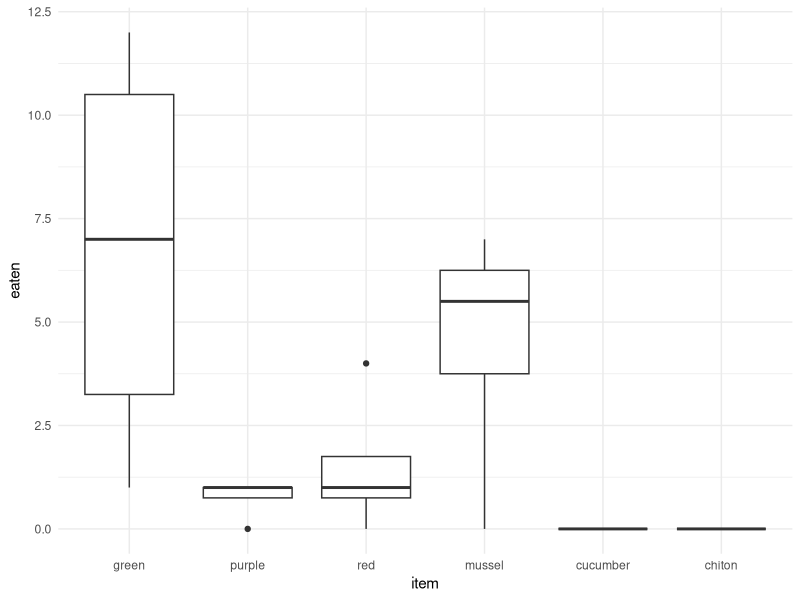
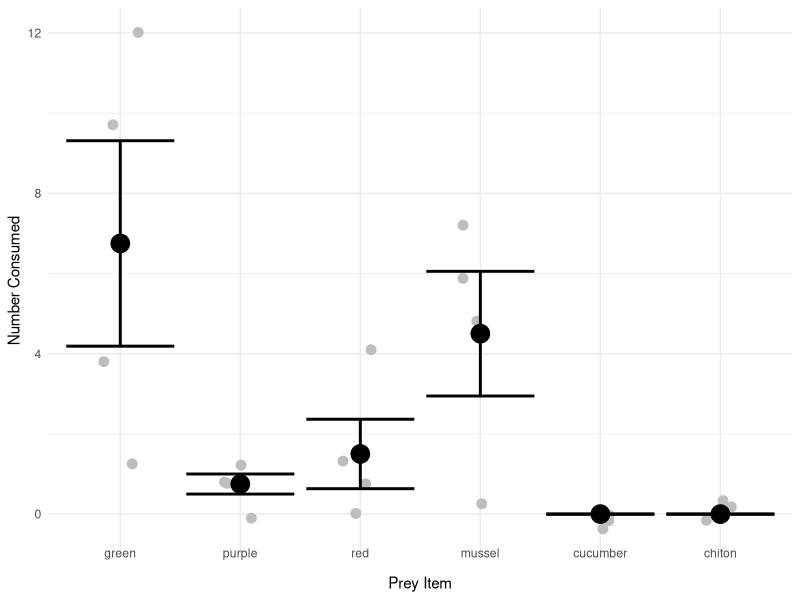
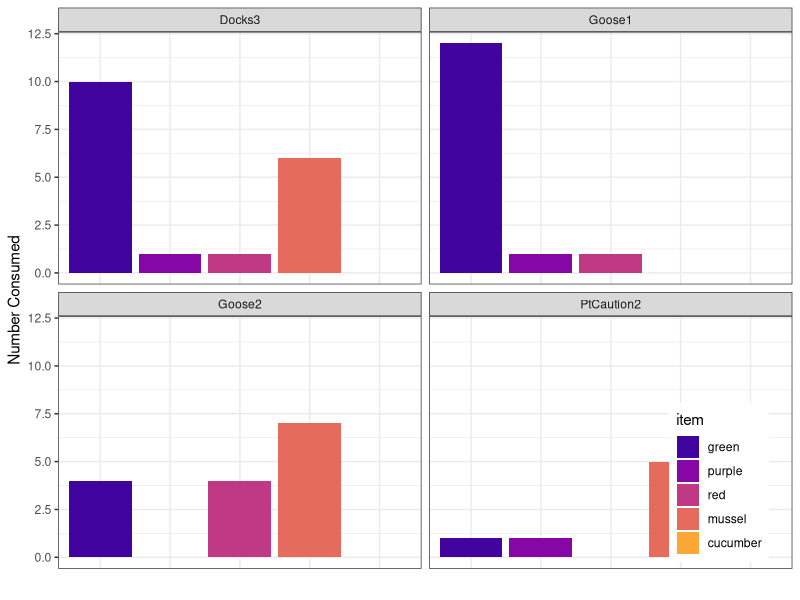
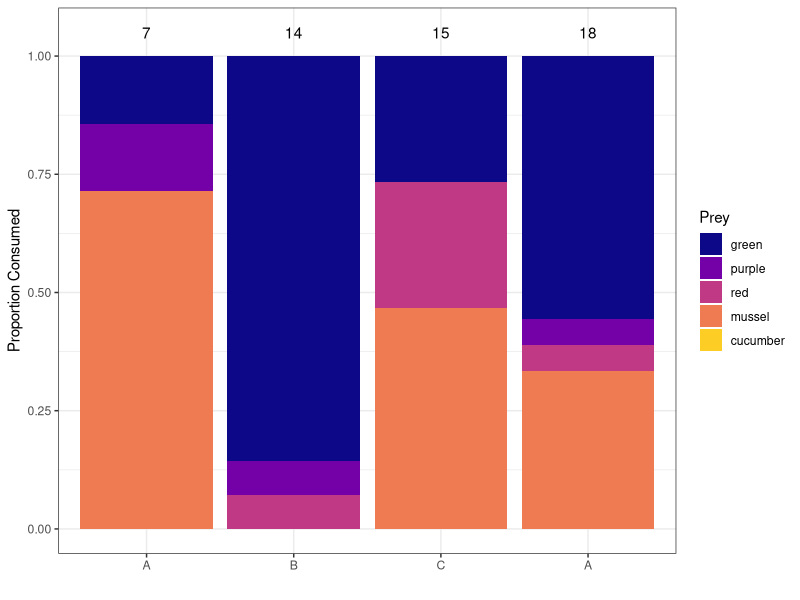
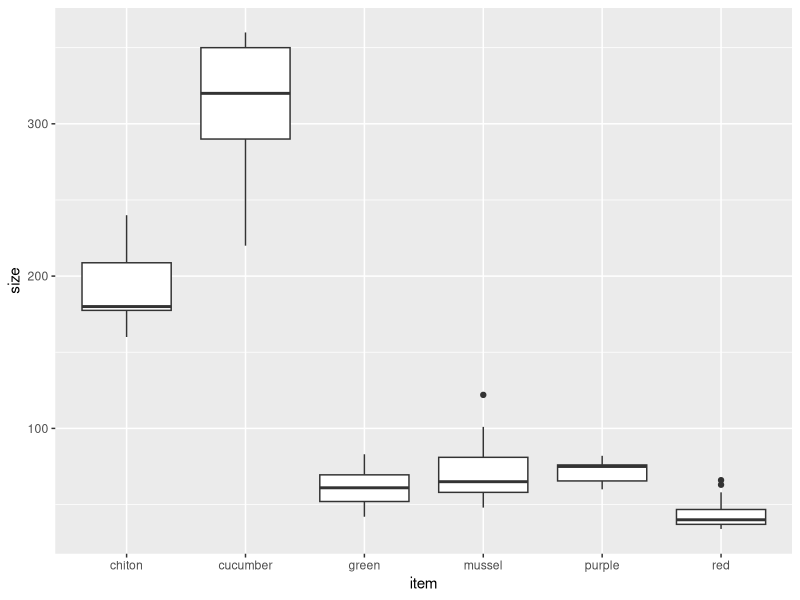
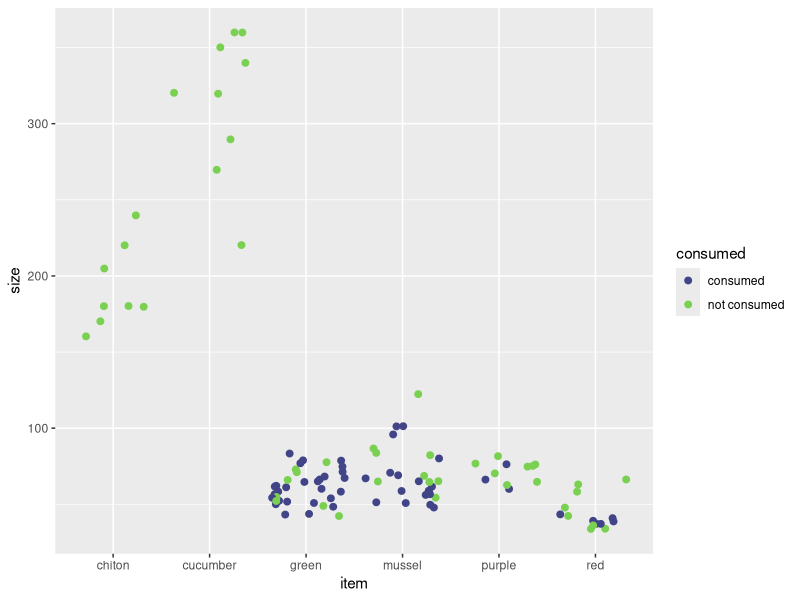
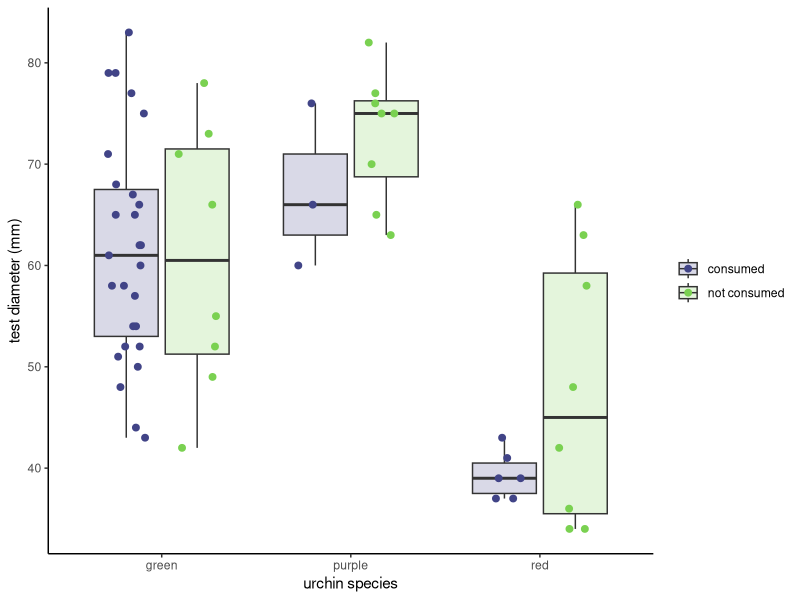
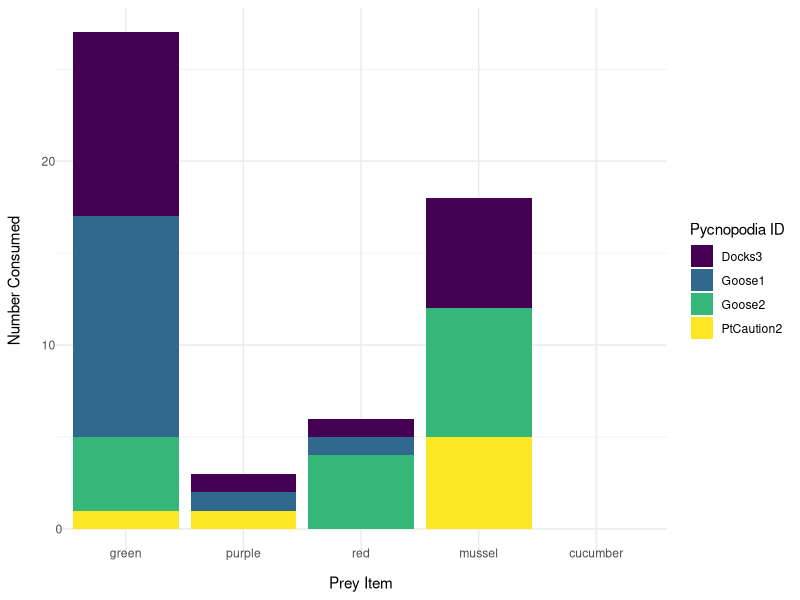

The R source for these figures, in order: (Note: this script raises an error after producing the figures.)
#++++++++++++++++++++++++++++++++++++++++++++++++++++++++++++++++++++++++++++++++++
#                                                                                ##
# Pycno Feeding Preference Cafeteria Experiment                                  ##
# Data are current as of 2022-08-04                                              ##
# Data source: Ross Whippo - OIMB/FHL                                            ##
# R code prepared by Ross Whippo                                                 ##
# Last updated 2022-08-04                                                        ##
#                                                                                ##
#++++++++++++++++++++++++++++++++++++++++++++++++++++++++++++++++++++++++++++++++++

# SUMMARY:


# Required Files (check that script is loading latest version):
# PycnoFeeding_cafeteria.csv

# Associated Scripts:
# FILE.R

# TO DO 

# +++++++++++++++++++++++++++++++++++++++++++++++++++++++++++++++++++++++++++++++++
# TABLE OF CONTENTS                                                            ####
#                                                                                 +
# RECENT CHANGES TO SCRIPT                                                        +
# LOAD PACKAGES                                                                   +
# READ IN AND PREPARE DATA                                                        +
# MANIPULATE DATA                                                                 +
#                                                                                 +
#++++++++++++++++++++++++++++++++++++++++++++++++++++++++++++++++++++++++++++++++++

#++++++++++++++++++++++++++++++++++++++++++++++++++++++++++++++++++++++++++++++++++
# RECENT CHANGES TO SCRIPT                                                     ####
#++++++++++++++++++++++++++++++++++++++++++++++++++++++++++++++++++++++++++++++++++

# 2022-08-04 Script created

#++++++++++++++++++++++++++++++++++++++++++++++++++++++++++++++++++++++++++++++++++
# LOAD PACKAGES                                                                ####
#++++++++++++++++++++++++++++++++++++++++++++++++++++++++++++++++++++++++++++++++++

library(tidyverse)
library(viridis)
library(vegan)
library(rstatix)
library(ggpubr)
library(reshape2)

#++++++++++++++++++++++++++++++++++++++++++++++++++++++++++++++++++++++++++++++++++
# READ IN AND PREPARE DATA                                                     ####
#++++++++++++++++++++++++++++++++++++++++++++++++++++++++++++++++++++++++++++++++++

cafeteria <- read_csv("Data/PycnoFeeding_cafeteria.csv")
PycnoMetrics <- read_csv("Data/PycnoMetrics.csv")

#++++++++++++++++++++++++++++++++++++++++++++++++++++++++++++++++++++++++++++++++++
# MANIPULATE DATA                                                              ####
#++++++++++++++++++++++++++++++++++++++++++++++++++++++++++++++++++++++++++++++++++

# create column for counts of consumed critters
consumed <- cafeteria %>%
  mutate(consumed = as.integer(!(is.na(consumed_date)))) %>%
  group_by(pycnoID, item) %>%
  summarise(eaten = sum(consumed))

consumed$item <- factor(consumed$item, levels = c("green", "purple", "red", "mussel", "cucumber", "chiton"))

#++++++++++++++++++++++++++++++++++++++++++++++++++++++++++++++++++++++++++++++++++
# FIGURES                                                                      ####
#++++++++++++++++++++++++++++++++++++++++++++++++++++++++++++++++++++++++++++++++++

# boxplot of number of items consumed per pycno

consumed %>%
  ggplot(aes(x = item, y = eaten)) +
  geom_boxplot() +
  theme_minimal()

# mean and sterror of consumption for urchins and mussels

#filter(consumed, item %in% c("green", "purple", "red", "mussel")) %>%
consumed %>%
ggplot(aes(x = item, y = eaten)) +
  geom_jitter(col = "grey", size = 3, width = 0.15) +
  scale_color_viridis(discrete = TRUE,
                      begin = 0.3,
                      end = 0.7,
                      option = "magma") +
  stat_summary(
    geom = "point",
    fun = "mean",
    size = 6,
    shape = 19
  ) +
  geom_errorbar(stat="summary", fun.data="mean_se", size = 1) +
  theme_minimal() +
  labs(x = "Prey Item", y = "Number Consumed") +
  theme(axis.text.x = element_text(vjust = 5))

consumed %>%
  group_by(item) %>%
  summarise(mean(eaten), sd(eaten))

# barplot of consumption by pycno
consumed %>% filter(item %in% c('green', 'mussel', 'red', 'purple', 'cucumber')) %>%
  ggplot(aes(x = item, y = eaten, fill = item)) +
  geom_col() +
  scale_fill_viridis(discrete = TRUE, option = 5, begin = 0.1, end = 0.8) +
  facet_wrap(pycnoID~.) +
  theme_bw() +
  labs(x = "", y = "Number Consumed") +
  theme(axis.text.x=element_blank(), axis.ticks.x = element_blank()) +
  theme(legend.position = c(.9, .16))

# proportional barplot of consumption per pycno
totals<- consumed %>%
  group_by(pycnoID) %>%
  summarise(total=sum(eaten))
  
consumed %>%
  filter(item %in% c('green', 'purple', 'red', 'mussel', 'cucumber')) %>%
  ggplot() +
  geom_col(aes(x = reorder(pycnoID, eaten, function(x){ sum(x)}), y = eaten, fill = item), position = "fill") +
  scale_fill_viridis(discrete = TRUE, option = 5, end = 0.9) +
  theme_bw() + 
  scale_x_discrete(label = c('A', 'B', 'C', 'A', 'A', 'D', 'D', 'E', 'A', 'A', 'A')) +
  geom_text(data = totals, aes(x = pycnoID, y= 1.05, label = total, fill = NULL)) +
  labs(x = "", y = "Proportion Consumed") +
  guides(fill=guide_legend(title="Prey"))

# barplot of prey sizes
cafeteria %>%
  ggplot(aes(x = item, y = size)) +
  geom_boxplot()

# consumed prey by size
cafeteria %>%
  mutate(consumed = as.character(as.integer(!(is.na(consumed_date))))) %>%
  mutate(consumed = recode(consumed, '1' = 'consumed', '0' = 'not consumed')) %>%
  ggplot(aes(x = item, y = size, color = consumed)) +
  geom_point(size = 2, position = "jitter") +
  scale_color_viridis(discrete = TRUE, begin = 0.2, end = 0.8, option = "D")

# consumed urchins by size with points and boxplots
urchin_plot <- cafeteria %>%
  mutate(consumed = as.character(as.integer(!(is.na(consumed_date))))) %>%
  mutate(consumed = recode(consumed, '1' = 'consumed', '0' = 'not consumed')) %>%
  filter(item %in% c("green", "red", "purple")) %>%
  unite(urchin_species, item, consumed, sep = " ", remove = FALSE)

  ggplot(urchin_plot, aes(item, size), fill = consumed) +
  geom_boxplot(aes(fill = consumed), alpha = 0.2) +
  geom_point(size = 2, aes(color = consumed), position = position_jitterdodge(jitter.width = 0.2)) +
  scale_color_viridis(name = NULL, discrete = TRUE, begin = 0.2, end = 0.8, option = "D") +
  scale_fill_viridis(name = NULL, discrete = TRUE, begin = 0.2, end = 0.8, option = "D") +
  xlab("urchin species") +
  ylab("test diameter (mm)") +
  theme_classic() 




consumed_stack <- consumed %>%
  filter(item != "chiton") %>%
  group_by(pycnoID, item) %>%
  summarise(`Number Consumed` = sum(eaten))

# total number of prey items eaten across all trials
consumed_stack %>%
  ggplot(aes(x = item, y = `Number Consumed`, fill = pycnoID)) +
  geom_col() +
  scale_fill_viridis(discrete = TRUE, option = 7) +
  theme_minimal() +
  labs(x = "Prey Item") +
  theme(axis.text.x = element_text(vjust = 5), axis.text.y = element_text(hjust = 2)) +
  guides(fill=guide_legend(title="Pycnopodia ID"))

consumed_stack %>%
  group_by(item) %>%
  summarise(sum(`Number Consumed`))

# Pycno Sizes
PycnoMetrics %>%
  ggplot(aes(x = pycnoID, y = diameter_cm)) +
  geom_point(size = 4)

PycnoMetrics %>%
  summarise(mean(diameter_cm), sd(diameter_cm))

#++++++++++++++++++++++++++++++++++++++++++++++++++++++++++++++++++++++++++++++++++
# STATS                                                                        ####
#++++++++++++++++++++++++++++++++++++++++++++++++++++++++++++++++++++++++++++++++++

# use S-W diversity measures - diversity and evenness of preferences

# make dataset wide
consumed_wide <- consumed %>%
  filter(item != "chiton") %>%
  pivot_wider(names_from = item, values_from = eaten)

# shannon
diet_div <- diversity(consumed_wide[,2:6])
# evenness
diet_even <- diet_div/log(specnumber(consumed_wide))

# plot data
diet_plot <- consumed_wide %>%
  select(pycnoID) %>%
  add_column(diet_div, diet_even)
diet_plot <- diet_plot %>%
  pivot_longer(diet_div:diet_even, names_to = "measure", values_to = "value")
ggplot(diet_plot) +
  geom_boxplot(aes(x = measure, y = value, fill = measure)) +
  scale_fill_viridis(discrete = TRUE, begin = 0.4, end = 0.8, option = "F") +
  theme_bw() +
  scale_x_discrete(label = c('S-W Diversity', 'Evenness')) +
  labs(x = "Measure", y = "Value") +
  theme(legend.position = "none")




# rogers index of food preference

consumed_rodgers <- cafeteria %>%
  filter(!is.na(enveloped_date)) %>%
  select(pycnoID, item, enveloped_date) %>%
  mutate(quantity = 1) %>%
  group_by(pycnoID, item) %>%
  mutate(day = case_when(enveloped_date == "2022-07-08" ~ 1,
                         enveloped_date == "2022-07-09" ~ 2,
                         enveloped_date == "2022-07-10" ~ 3,
                         enveloped_date == "2022-07-11" ~ 4,
                         enveloped_date == "2022-07-12" ~ 5,
                         enveloped_date == "2022-07-13" ~ 6,
                         enveloped_date == "2022-07-14" ~ 7,
                         enveloped_date == "2022-07-15" ~ 8,
                         enveloped_date == "2022-07-16" ~ 9,
                         enveloped_date == "2022-07-17" ~ 10,
                         enveloped_date == "2022-07-18" ~ 11,
                         enveloped_date == "2022-07-28" ~ 1,
                         enveloped_date == "2022-07-29" ~ 2,
                         enveloped_date == "2022-07-30" ~ 3,
                         enveloped_date == "2022-07-31" ~ 4,
                         enveloped_date == "2022-08-01" ~ 5,
                         enveloped_date == "2022-08-02" ~ 6,
                         enveloped_date == "2022-08-03" ~ 7,
                         enveloped_date == "2022-08-04" ~ 8,
                         enveloped_date == "2022-08-05" ~ 9,
                         enveloped_date == "2022-08-06" ~ 10,
                         enveloped_date == "2022-08-07" ~ 11,
                         enveloped_date == "2022-08-14" ~ 1,
                         enveloped_date == "2022-08-15" ~ 2,
                         enveloped_date == "2022-08-16" ~ 3,
                         enveloped_date == "2022-08-17" ~ 4,
                         enveloped_date == "2022-08-18" ~ 5,
                         enveloped_date == "2022-08-19" ~ 6,
                         enveloped_date == "2022-08-20" ~ 7,
                         enveloped_date == "2022-08-21" ~ 8,
                         enveloped_date == "2022-08-22" ~ 9,
                         enveloped_date == "2022-08-23" ~ 10,
                         enveloped_date == "2022-08-24" ~ 11,
                         enveloped_date == "2022-09-08" ~ 1,
                         enveloped_date == "2022-09-09" ~ 2,
                         enveloped_date == "2022-09-10" ~ 3,
                         enveloped_date == "2022-09-11" ~ 4,
                         enveloped_date == "2022-09-12" ~ 5,
                         enveloped_date == "2022-09-13" ~ 6,
                         enveloped_date == "2022-09-14" ~ 7,
                         enveloped_date == "2022-09-15" ~ 8,
                         enveloped_date == "2022-09-16" ~ 9,
                         enveloped_date == "2022-09-17" ~ 10,
                         enveloped_date == "2022-09-18" ~ 11,
                         enveloped_date == "2022-09-29" ~ 1,
                         enveloped_date == "2022-09-30" ~ 2,
                         enveloped_date == "2022-10-01" ~ 3,
                         enveloped_date == "2022-10-02" ~ 4,
                         enveloped_date == "2022-10-03" ~ 5,
                         enveloped_date == "2022-10-04" ~ 6,
                         enveloped_date == "2022-10-05" ~ 7,
                         enveloped_date == "2022-10-06" ~ 8,
                         enveloped_date == "2022-10-07" ~ 9,
                         enveloped_date == "2022-10-08" ~ 10,
                         enveloped_date == "2022-10-09" ~ 11)) %>%
  complete(day = c(1:11)) %>%
  replace_na(list(quantity = 0)) %>%
  ungroup() %>%
  group_by(pycnoID, item, day) %>%
  summarise(quantity = sum(quantity)) %>%
  reframe(quantity = cumsum(quantity)) %>%
  mutate(day = rep(1:11, 34)) %>%
  mutate(item = factor(item, levels = c("green", "purple", "red", "mussel", "cucumber"))) %>%
  mutate(Prey = item) %>%
  mutate(Site = case_when(pycnoID == "Eagle1" ~ "A (Eagle Cove 1)",
                          pycnoID == "Eagle2" ~ "A (Eagle Cove 2)",
                          pycnoID == "Eagle3" ~ "A (Eagle Cove 3)",
                          pycnoID == "Eagle4" ~ "A (Eagle Cove 4)",
                          pycnoID == "Eagle5" ~ "A (Eagle Cove 5)",
                          pycnoID == "Eagle6" ~ "A (Eagle Cove 6)",
                          pycnoID == "ONeal1" ~ "B (O'Neal Is.)",
                          pycnoID == "PtCaution2" ~ "C (Pt. Caution)",
                          pycnoID == "Goose1" ~ "D (Goose Is. 1)",
                          pycnoID == "Goose2" ~ "D (Goose Is. 2)",
                          pycnoID == "Docks3" ~ "E (FHL Docks)"))



consumed_rodgers %>%
  ggplot(aes(x = day, y = quantity, color = Prey, fill = Prey)) + 
  geom_line() +
  geom_point() +
  scale_fill_viridis(discrete = TRUE, option = 5, end = 0.9) +
  scale_color_viridis(discrete = TRUE, option = 5, end = 0.9) +
  scale_y_continuous(limits = c(0,16)) +
  facet_wrap(Site~.) +
  theme_bw() +
  xlab("Day") +
  ylab("Count")



# area under curve

Area <- sm_auc_all(subjects = 'pycnoID', conditions = 'Prey', 
                   x = 'day', values = 'quantity',
                   data = consumed_rodgers) %>%
  group_by(pycnoID) %>%
  arrange(desc(AUC_quantity), .by_group = TRUE)

Area1 <- Area %>%
  group_by(Prey) %>%
  summarise("AUC (mean)" = mean(AUC_quantity), "AUC (st.dev.)" = sd(AUC_quantity)) %>%
  arrange(desc(`AUC (mean)`))

write_csv(Area, "area_uc_csv.csv")
write_csv(Area1, "area1_uc_csv.csv")




####
#<<<<<<<<<<<<<<<<<<<<<<<<<<END OF SCRIPT>>>>>>>>>>>>>>>>>>>>>>>>#

# SCRATCH PAD ####

# test rodgers with time enveloped
